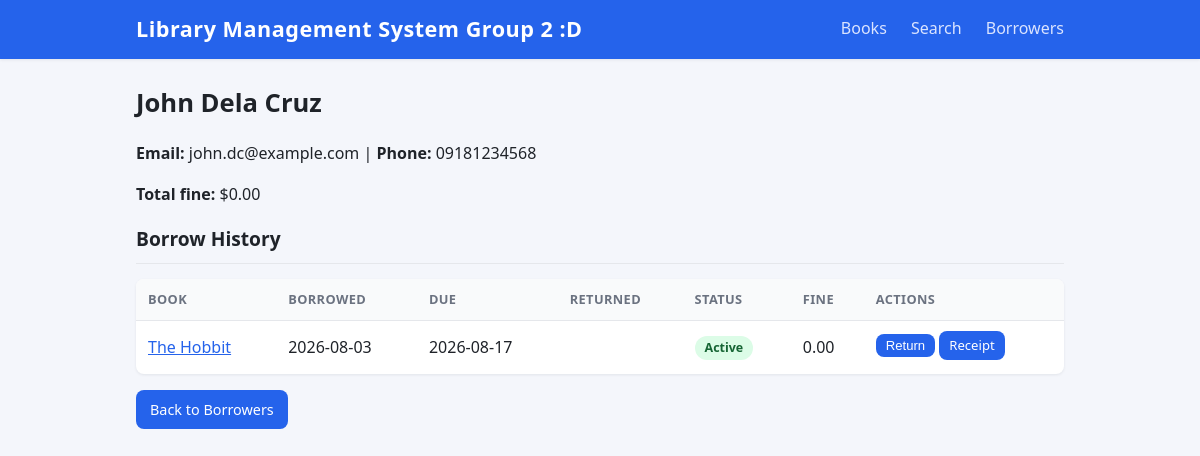
Before: /borrowers/2 with the older database file.
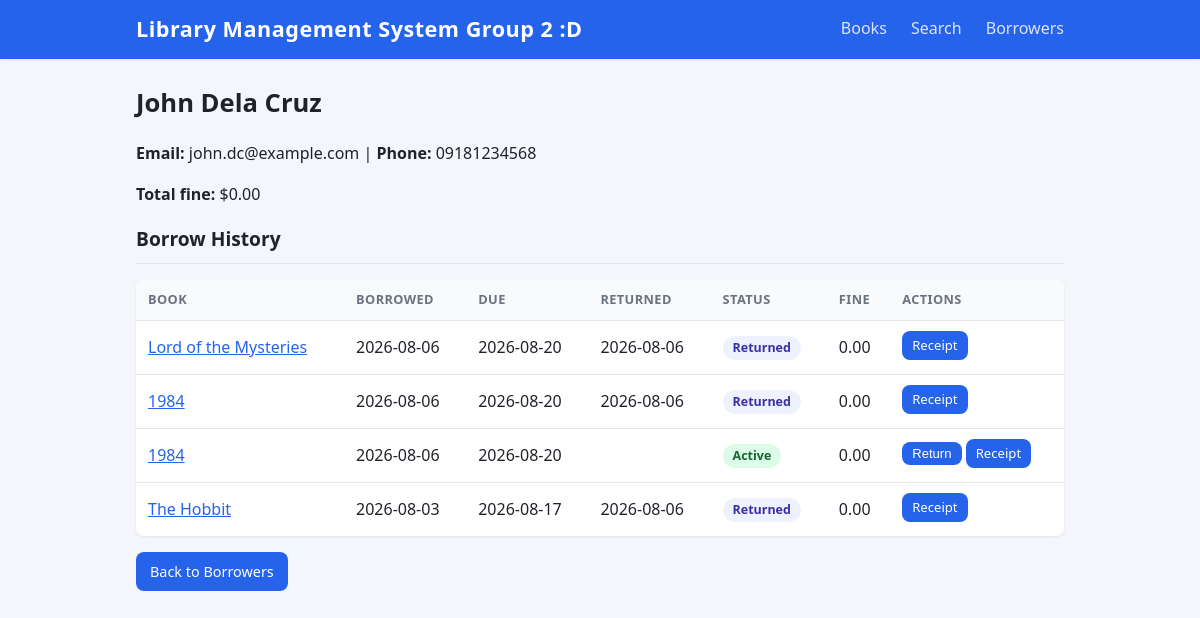
After: the same page with the newer database file.
### models.py (models this page shows, shortened)
class BorrowRecord(db.Model):
    __tablename__ = "borrow_records"
    id = db.Column(db.Integer, primary_key=True)
    book_id = db.Column(db.Integer, db.ForeignKey("books.id"), nullable=False)
    borrower_id = db.Column(db.Integer, db.ForeignKey("borrowers.id"), nullable=False)
    borrow_date = db.Column(db.Date, default=date.today)
    due_date = db.Column(db.Date, nullable=False)
    return_date = db.Column(db.Date, nullable=True)
    @property
    def is_returned(self):
        return self.return_date is not None
    @property
    def is_overdue(self):
        return not self.is_returned and date.today() > self.due_date
    @property
    def fine(self):
        if not self.is_overdue:
            return 0.0
        return round((date.today() - self.due_date).days * FINE_PER_DAY, 2)

class Book(db.Model):
    __tablename__ = "books"
    id = db.Column(db.Integer, primary_key=True)
    title = db.Column(db.String(200), nullable=False)
    author = db.Column(db.String(200), nullable=False)
    description = db.Column(db.Text, default="")
    category = db.Column(db.String(100), default="")
    copies = db.Column(db.Integer, default=1)
    keywords = db.Column(db.String(300), default="")
    reviews = db.relationship("Review", backref="book", cascade="all, delete-orphan")
    records = db.relationship("BorrowRecord", backref="book", cascade="all, delete-orphan")

### app.py (the view)
@app.route("/borrowers/<int:borrower_id>")
def borrower_detail(borrower_id):
    borrower = db.get_or_404(Borrower, borrower_id)
    records = (BorrowRecord.query.filter_by(borrower_id=borrower.id)
               .order_by(BorrowRecord.borrow_date.desc()).all())
    return render_template("borrower_detail.html", borrower=borrower,
                           records=records, total_fine=sum(r.fine for r in records))

### models.py (called while the page is built)
    @property
    def full_name(self):
        return f"{self.first_name} {self.last_name}"

### templates/borrower_detail.html (shortened to what this page needs)
{% extends "base.html" %}
{% block content %}
<h1>{{ borrower.full_name }}</h1>
<p><strong>Email:</strong> {{ borrower.email }} |
   <strong>Phone:</strong> {{ borrower.phone }}</p>
<p><strong>Total fine:</strong> ${{ "%.2f"|format(total_fine) }}</p>
<h2>Borrow History</h2>
<table>
  <thead>
    <tr><th>Book</th><th>Borrowed</th><th>Due</th><th>Returned</th><th>Status</th><th>Fine</th><th>Actions</th></tr>
  </thead>
  <tbody>
    {% for record in records %}
    <tr>
      <td><a href="{{ url_for('book_detail', book_id=record.book.id) }}">{{ record.book.title }}</a></td>
      <td>{{ record.borrow_date }}</td>
      <td>{{ record.due_date }}</td>
      <td>{{ record.return_date or '' }}</td>
      <td>{% if record.is_returned %}<span class="badge neutral">Returned</span>
          {% elif record.is_overdue %}<span class="badge negative">Overdue</span>
          {% else %}<span class="badge positive">Active</span>{% endif %}</td>
      <td>{{ "%.2f"|format(record.fine) }}</td>
      <td>
        {% if not record.is_returned %}
        <form method="post" action="{{ url_for('return_book', record_id=record.id) }}" class="inline">
          <button class="btn small" type="submit">Return</button>
        </form>
        {% endif %}
        <a class="btn small" href="{{ url_for('receipt', record_id=record.id) }}">Receipt</a>
      </td>
    </tr>
    {% else %}
    <tr><td colspan="7" class="muted">No borrowing history.</td></tr>
    {% endfor %}
  </tbody>
</table>
<a class="btn" href="{{ url_for('borrowers') }}">Back to Borrowers</a>
{% endblock %}

Changed rows visible on the page:
added BorrowRecord: book "Lord of the Mysteries", borrow_date "2026-08-06", due_date "2026-08-20", return_date "2026-08-06", shows "Returned", fine "0.00"
added BorrowRecord: book "1984", borrow_date "2026-08-06", due_date "2026-08-20", return_date "2026-08-06", shows "Returned", fine "0.00"
added BorrowRecord: book "1984", borrow_date "2026-08-06", due_date "2026-08-20", shows "Active", fine "0.00"
changed BorrowRecord "The Hobbit": return_date (not shown) → "2026-08-06"; return_date "Active Return" → "Returned"
